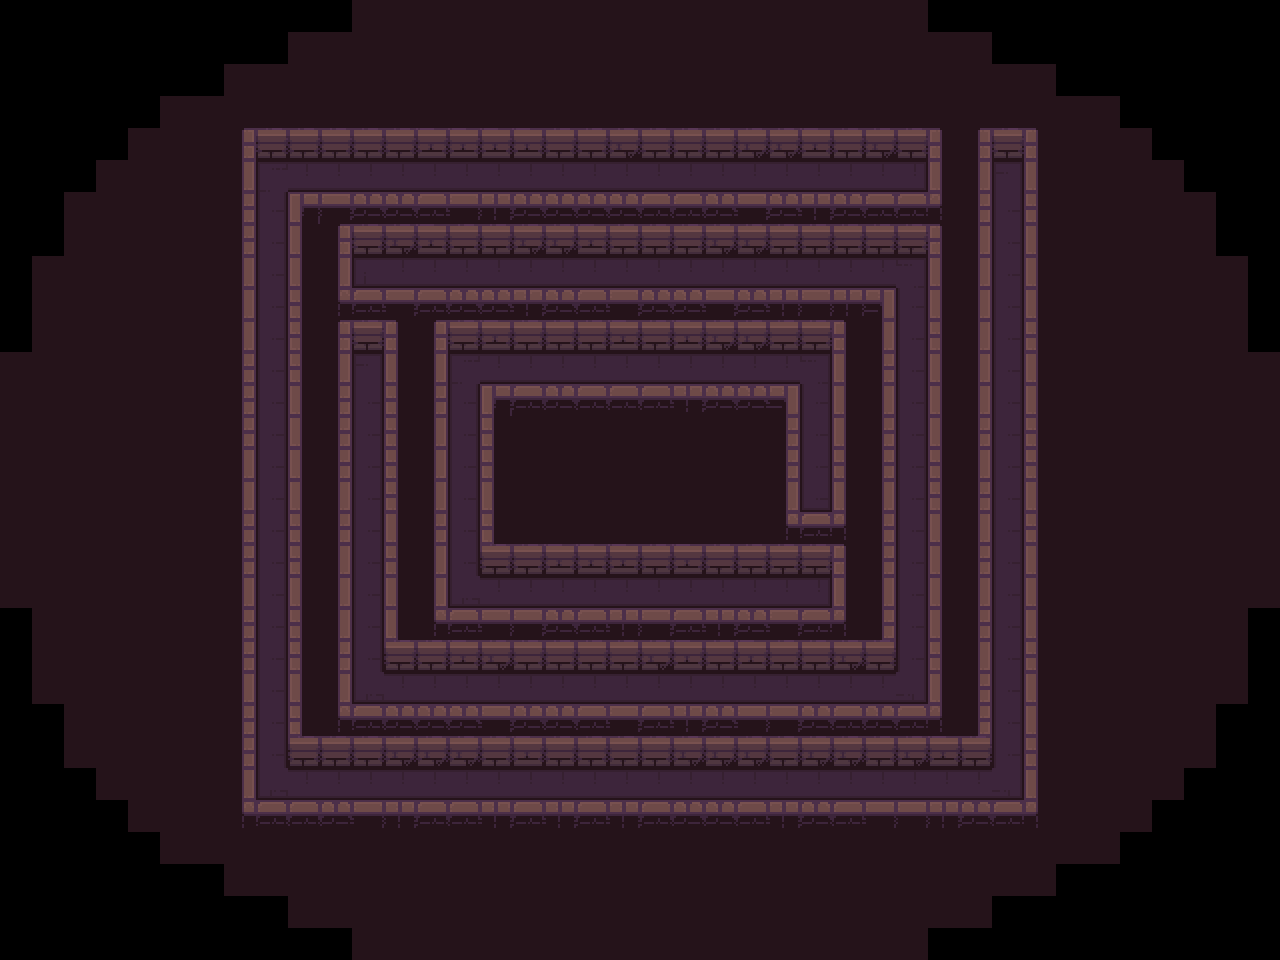

Tiled map render using the project's own tile images. Description and the map definition, with tile-layer contents summarised, below:
An orthogonal 40x30 tile map with 32x32 px tiles, 3 tile layers (path, types, ground), 2 hidden layers not drawn, 3 tilesets and 7 objects (3x objective, 3x hero, ruleSet).

<map version="1.2" tiledversion="2019.03.13" orientation="orthogonal" renderorder="right-down" width="40" height="30" tilewidth="32" tileheight="32" infinite="0" nextlayerid="84" nextobjectid="12">
 <tileset firstgid="1" name="DungeonTileset" tilewidth="32" tileheight="32" spacing="2" margin="1" tilecount="100" columns="10">
  <image source="../tiles/DungeonTileset.png" trans="000000" width="340" height="340" />
  <terraintypes>
   <terrain name="floor" tile="79" />
   <terrain name="wall" tile="69" />
   <terrain name="hole" tile="78" />
  </terraintypes>
 </tileset>
 <tileset firstgid="101" name="DungeonTileset" tilewidth="32" tileheight="32" spacing="2" margin="1" tilecount="100" columns="10">
  <image source="../tiles/DungeonTileset.png" trans="000000" width="340" height="340" />
  <terraintypes>
   <terrain name="floor" tile="79" />
   <terrain name="wall" tile="69" />
   <terrain name="hole" tile="78" />
  </terraintypes>
 </tileset>
 <tileset firstgid="201" name="DungeonTileset" tilewidth="32" tileheight="32" spacing="2" margin="1" tilecount="100" columns="10">
  <image source="../tiles/DungeonTileset.png" trans="000000" width="340" height="340" />
  <terraintypes>
   <terrain name="floor" tile="79" />
   <terrain name="wall" tile="69" />
   <terrain name="hole" tile="78" />
  </terraintypes>
 </tileset>
 <layer id="69" name="background" width="40" height="30" visible="0">
  <data>[1200 cells, 1016 non-empty, 1 distinct tile ids]</data>
 </layer>
 <layer id="70" name="path2" width="40" height="30" visible="0">
  <data>[1200 cells, 150 non-empty, 1 distinct tile ids]</data>
 </layer>
 <layer id="73" name="path" width="40" height="30">
  <data>[1200 cells, 174 non-empty, 1 distinct tile ids]</data>
 </layer>
 <objectgroup id="14" name="rules">
  <object id="7" name="rules" type="ruleSet" x="148" y="213">
   <properties>
    <property name="lossCondition" value="none" />
    <property name="winCondition" value="all_objectives" />
   </properties>
   <point />
  </object>
 </objectgroup>
 <objectgroup id="2" name="objects">
  <object id="10" name="objective" type="objective" x="367" y="370">
   <properties>
    <property name="color" type="int" value="0" />
   </properties>
   <point />
  </object>
  <object id="2" name="objective" type="objective" x="814" y="499">
   <properties>
    <property name="color" type="int" value="0" />
   </properties>
   <point />
  </object>
  <object id="11" name="objective" type="objective" x="911" y="179">
   <properties>
    <property name="color" type="int" value="0" />
   </properties>
   <point />
  </object>
  <object id="1" name="hero" type="hero" x="814.67" y="595">
   <point />
  </object>
  <object id="8" name="hero" type="hero" x="369" y="274">
   <point />
  </object>
  <object id="9" name="hero" type="hero" x="1008" y="178">
   <point />
  </object>
 </objectgroup>
 <layer id="78" name="types" width="40" height="30">
  <data>[1200 cells, 1016 non-empty, 3 distinct tile ids]</data>
 </layer>
 <layer id="79" name="ground" width="40" height="30">
  <data>[1200 cells, 1016 non-empty, 32 distinct tile ids]</data>
 </layer>
</map>
